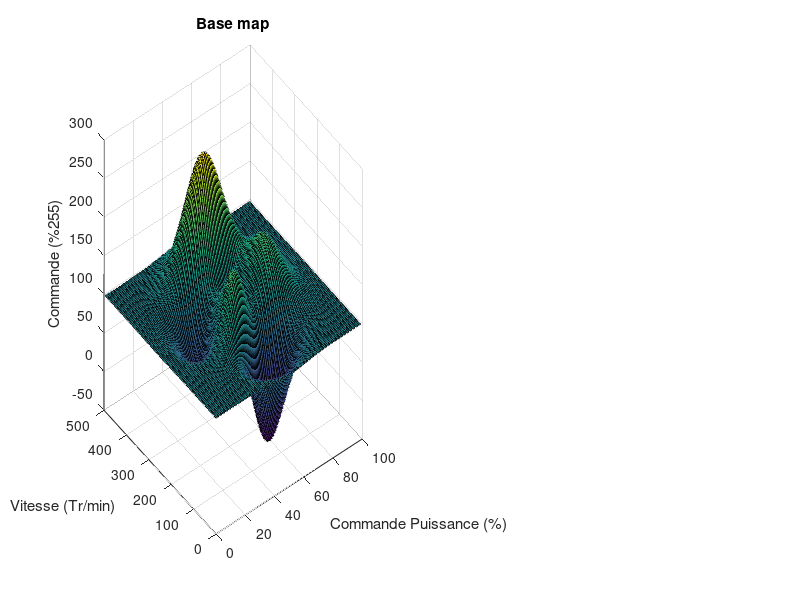

Write the MATLAB code that produced this figure. (Note: this script raises an error after producing the figure.)
clear
clc
close all
figure

% Carto de base

[X,Y] = meshgrid(0:99,0:5:499);
baseMap = (peaks(100)+5).*20; % Temp 

subplot(1,2,1)
surf(X,Y,baseMap)
title('Base map');
xlabel('Commande Puissance (%)')
ylabel('Vitesse (Tr/min)')
zlabel('Commande (%255)')

% Carto rapport?e i[32][32]

interpMap32 = round(resizem(baseMap,[32 32]));

interpMap32(interpMap32>255) = 255;
interpMap32(interpMap32<0) = 0;

X_index = resizem(X,[32 32]);
Y_index = resizem(Y,[32 32]);

subplot(1,2,2)
surf(interpMap32)
title('map x32');
xlabel('Commande Puissance (%)')
ylabel('Vitesse (Tr/min)')
zlabel('Commande (%255)')

index32 = [X_index(1,:);Y_index(:,1)'];

dlmwrite('map_inter_i32.csv',interpMap32)
dlmwrite('map_index_i32.csv',index32)

% Volontairement bas niveau
% pour pouvoir transposer en C

% [Xq,Yq] = meshgrid(-3:0.25:3);
% 
% Vq = interp2(X,Y,V,Xq,Yq,'linear');
% 
% figure
% surf(Xq,Yq,Vq);
% title('Cubic Interpolation Over Finer Grid');